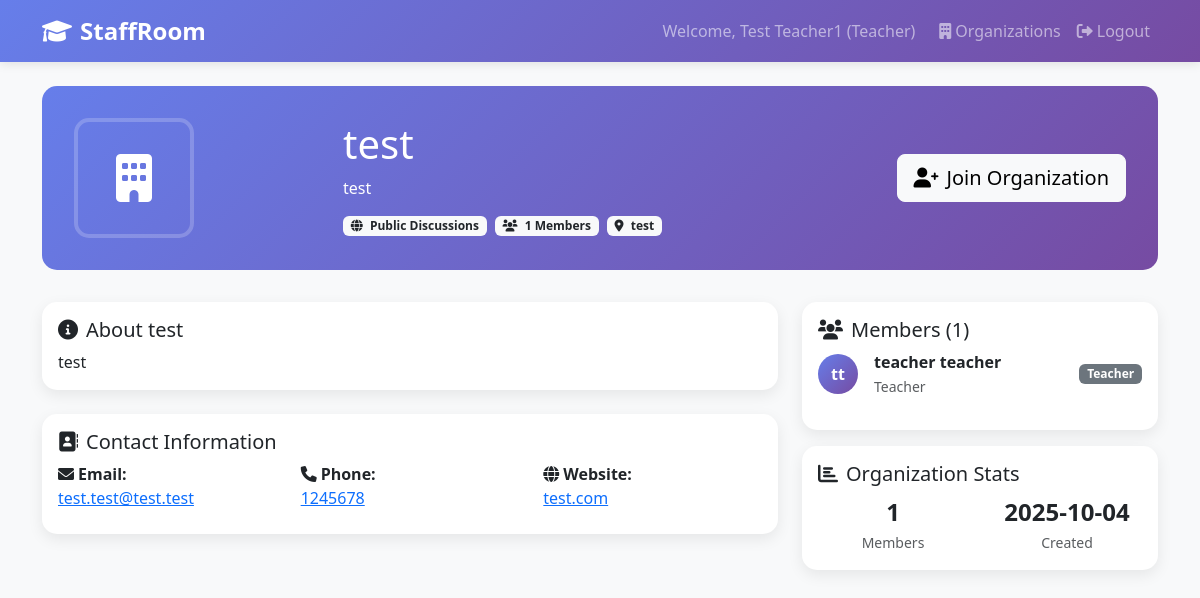
The app's page /organization/2 (signed in), older data.
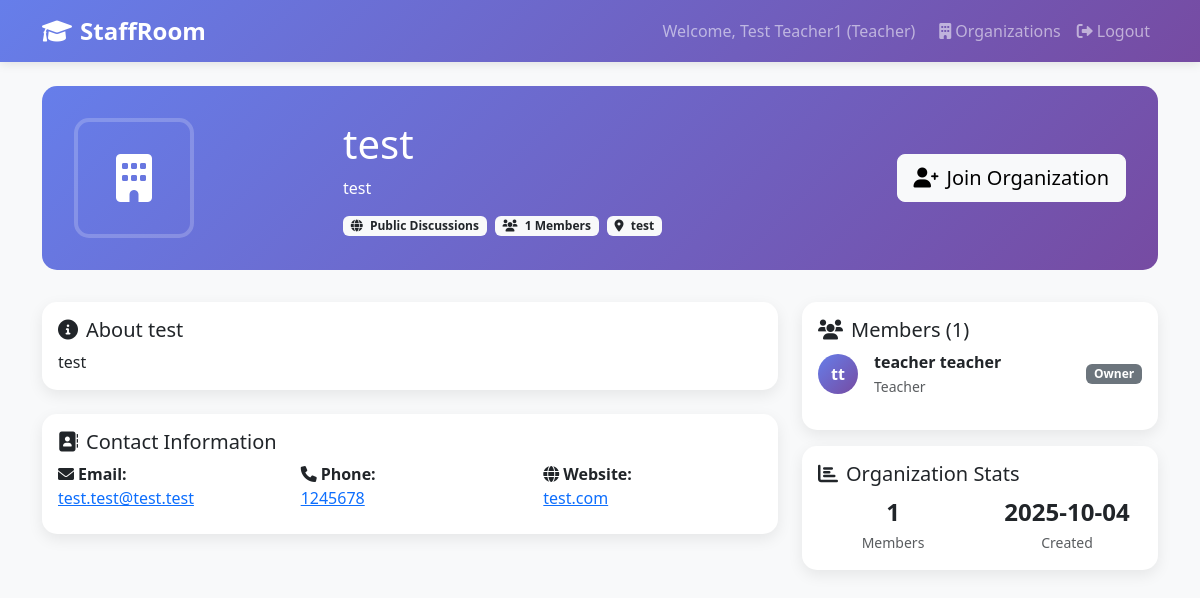
The same page, newer data.
### tables this page shows
CREATE TABLE "organization_memberships" (
    id INTEGER PRIMARY KEY AUTOINCREMENT,
    organization_id INTEGER NOT NULL,
    user_id INTEGER NOT NULL,
    role TEXT DEFAULT 'teacher' CHECK (role IN ('owner', 'admin', 'teacher', 'student')),
    joined_at TIMESTAMP DEFAULT CURRENT_TIMESTAMP,
    FOREIGN KEY (organization_id) REFERENCES organizations (id),
    FOREIGN KEY (user_id) REFERENCES users (id),
    UNIQUE(organization_id, user_id)
);

CREATE TABLE users (
                id INTEGER PRIMARY KEY AUTOINCREMENT,
                username TEXT UNIQUE NOT NULL,
                email TEXT UNIQUE NOT NULL,
                password_hash TEXT NOT NULL,
                first_name TEXT NOT NULL,
                last_name TEXT NOT NULL,
                user_type TEXT NOT NULL CHECK (user_type IN ('teacher', 'student', 'admin')),
                created_at TIMESTAMP DEFAULT CURRENT_TIMESTAMP,
                is_active BOOLEAN DEFAULT 1
            , phone_number TEXT, profile_photo_path TEXT, bio TEXT, grade INTEGER);

### web_app.py (the view)
@app.route('/organization/<int:org_id>')
def organization_detail(org_id):
    if 'user_id' not in session:
        return redirect(url_for('login'))
    organization = db.get_organization_by_id(org_id)
    if not organization:
        return "Organization not found", 404
    members = db.get_organization_members(org_id)
    user_membership = db.is_organization_member(org_id, session['user_id'])
    return render_template('organization_detail.html',
                         organization=organization,
                         members=members,
                         user_membership=user_membership,
                         is_org_admin=user_membership and user_membership['role'] == 'admin')

### web_app.py (called while the page is built)
    def get_connection(self):
        if self.db_path.startswith('postgresql://'):
            import psycopg2
            from psycopg2.extras import RealDictCursor
            conn = psycopg2.connect(self.db_path, cursor_factory=RealDictCursor)
        else:
            db_file = self.db_path.replace('sqlite:///', '')
            conn = sqlite3.connect(db_file)
            conn.row_factory = sqlite3.Row
        return conn

    def get_organization_by_id(self, org_id):
        conn = self.get_connection()
        cursor = conn.execute("""
            SELECT o.*, u.first_name, u.last_name
            FROM organizations o
            JOIN users u ON o.created_by = u.id
            WHERE o.id = ?
        """, (org_id,))
        organization = cursor.fetchone()
        conn.close()
        return dict(organization) if organization else None

### templates/organization_detail.html (shortened to what the changed rows need)
<!DOCTYPE html>
<html lang="en">
<head>
    <link href="https://cdn.jsdelivr.net/npm/bootstrap@5.3.0/dist/css/bootstrap.min.css" rel="stylesheet">
    <link href="https://cdnjs.cloudflare.com/ajax/libs/font-awesome/6.0.0/css/all.min.css" rel="stylesheet">
</head>
<body>
    <div class="container mt-4">
        <div class="organization-header">
            <div class="row align-items-center">
                <div class="col-md-6">
                    <h1 class="mb-2">{{ organization.name }}</h1>
                </div>
            </div>
        </div>
        <div class="row">
            <div class="col-md-4">
                <div class="card">
                    <div class="card-body">
                        {% if members %}
                            <div class="members-list">
                                {% for member in members %}
                                <div class="d-flex align-items-center mb-3">
                                    <div class="member-avatar me-3">
                                        {{ member.first_name[0] }}{{ member.last_name[0] }}
                                    </div>
                                    <div class="flex-grow-1">
                                        <div class="fw-bold">{{ member.first_name }} {{ member.last_name }}</div>
                                        <small class="text-muted">{{ member.user_type.title() }}</small>
                                    </div>
                                    <span class="badge bg-secondary">{{ member.role.title() }}</span>
                                </div>
                                {% endfor %}
                            </div>
                        {% else %}
                            <p class="text-muted">No members yet.</p>
                        {% endif %}
                    </div>
                </div>
            </div>
        </div>
    </div>
</body>
</html>

Row changes from the older to the newer data that the page shows:
changed organization_memberships "teacher": role "Teacher" → "Owner"
